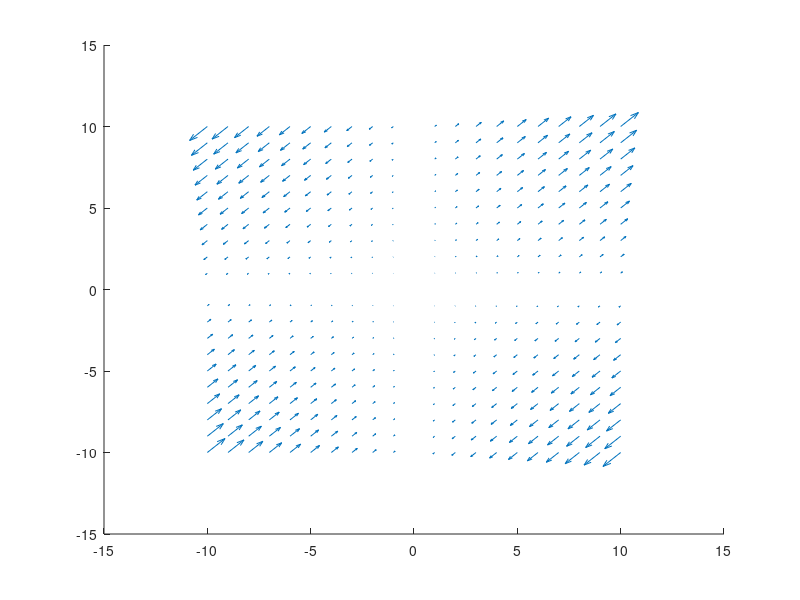

Here is the MATLAB script that generated this plot: (Note: this script raises an error after producing the figure.)
% PROJECT 01
% written by Joseph Martinsen
clear;clc;

% Problem 1 
[x,y] = meshgrid(-10:1:10,-10:1:10);
u = x.*y;
v = x.*y;

figure
hold on

b = quiver(x,y,u,v)
b.axis([0,10,-10,10])